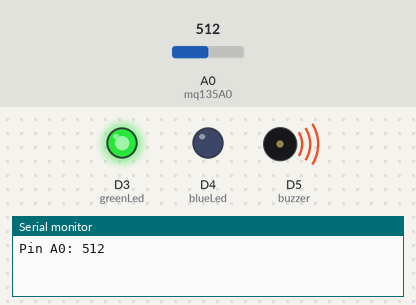
Simulated run of this sketch. Board: ESP8266 (NodeMCU). Shown: output pins drawn as LEDs (lit = HIGH), buzzer (waves = sounding), the last lines printed to the serial monitor. The test bench sets the inputs (shaded band); at power-on: A0 (mq135A0) = 512. WiFi joins after 1.5 s; servers stay silent unless stated.

Above: at 3.0 s.
3.1 s: A0 (mq135A0) set to 128
7.3 s: A0 (mq135A0) set to 114
At 9.0 s:
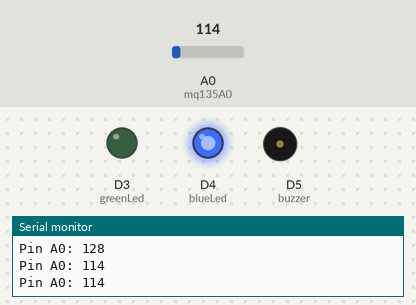
9.3 s: A0 (mq135A0) set to 122
At 10.55 s:
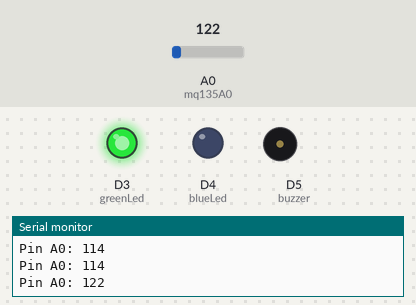
13.5 s: A0 (mq135A0) set to 0
At 14.9 s:
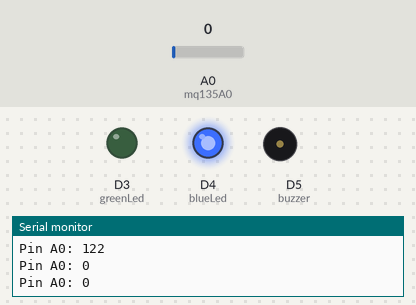
Timing chart, 0 to 16.3 s (numbered marks = the images above; inputs shaded):
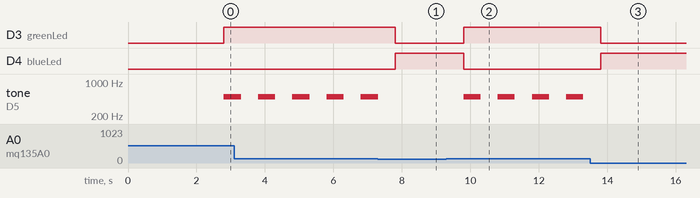

The sketch:

AirPollutionMonitor.ino
```cpp
#define BLYNK_PRINT Serial
#include <ESP8266WiFi.h>
#include <SimpleTimer.h>
#include <BlynkSimpleEsp8266.h>

BlynkTimer timer;
//char auth[] = "2ImClLtzyoegsQXSNNnPPNs3NAcvo8zm"; // Blynk Authentication Code
char auth[] = "z7K9ZVxlN7ryAs1_be8ljLwBy2r8vmnv";
// char ssid[] = "Silence_Of_The_LAN";
// char pass[] = "9862678539";
char ssid[] = "Killua"; // Name of WiFi hotspot
char pass[] = "tikitaka"; // Passwor for Wifi hotspot

int blueLed = D4; // Blue Led is connected with D4
int greenLed = D3; // Green Led is connected with D3
int buzzer = D5; // Buzzer is connected with D5
int mq135A0 = A0; // MQ135 gas sensor is connected with the Analog Pin A0

int sensorThres = 120; // Initialization of threshold value
int data = 0; // Value of data is initialized to 0

void setup() {
  pinMode(blueLed, OUTPUT);
  pinMode(greenLed, OUTPUT);
  pinMode(buzzer, OUTPUT);
  pinMode(mq135A0, INPUT);
  Serial.begin(115200);

  Blynk.begin(auth, ssid, pass);
  timer.setInterval(1000L, getSendData);
}

void loop() {
  timer.run(); // Initiates SimpleTimer
  Blynk.run();
}

void getSendData(){
data = analogRead(mq135A0); // Analog output of the sensor is initialized to the data
Serial.print("Pin A0: ");
Serial.println(data);
  Blynk.virtualWrite(V2, data);

  if (data > sensorThres )  // Checks if it has reached the threshold value
  {
    tone(buzzer,500,500); // Buzzer starts buzzing
    digitalWrite(blueLed, LOW); // Blue Led doesnot glow
    digitalWrite(greenLed, HIGH); // Green Led glows
    Blynk.notify("Air is contaminated!"); // Notifies in Blynk app as "Air is contaminated!"
  }
  else
  {
    noTone(buzzer);
    digitalWrite(blueLed, HIGH); // Blue Led glows
    digitalWrite(greenLed, LOW); // Green Led doesnot glow
  }
  delay(200); // 0.2 second is delayed
}
```

Measured:
- the behaviour switches between 121 and 120 on A0 (mq135A0) (found by bisection; images 0 and 1)
- after the input at 7.3 s, D3 (greenLed): HIGH → LOW after 0.50 s; D4 (blueLed): LOW → HIGH after 0.50 s; tone on D5 (buzzer): goes on until 7.3 s, then stays silent
- after the input at 9.3 s, D3 (greenLed): LOW → HIGH after 0.50 s; D4 (blueLed): HIGH → LOW after 0.50 s; tone on D5 (buzzer): alternates 500 Hz for 0.50 s and silent for 0.50 s, starting after 0.50 s
- after the input at 13.5 s, D3 (greenLed): HIGH → LOW after 0.30 s; D4 (blueLed): LOW → HIGH after 0.30 s; tone on D5 (buzzer): stops changing and stays silent
- by itself, tone on D5 (buzzer): alternates 500 Hz for 0.50 s and silent for 0.50 s
